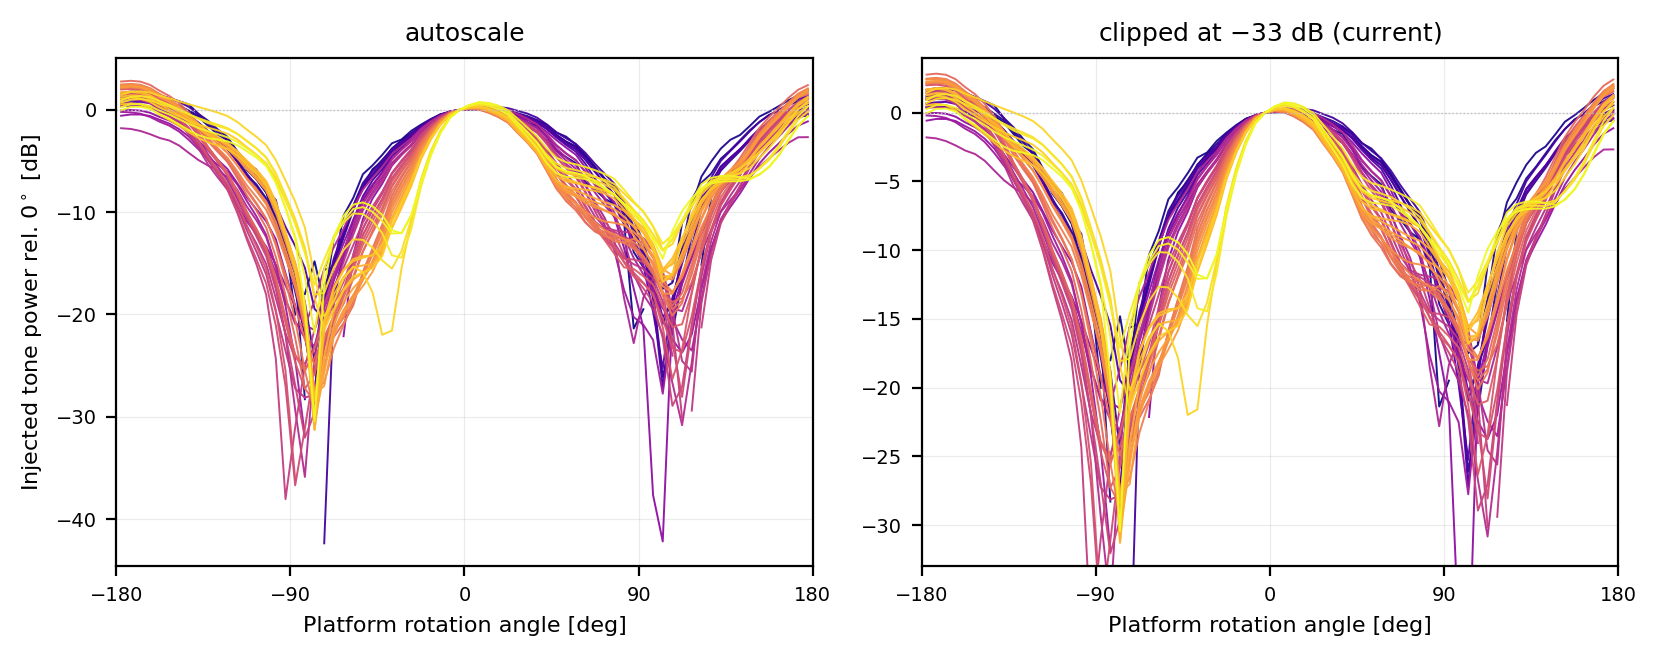

Python code for this plot:
"""The figure with the y-axis left to autoscale, against the -33 dB clip."""
import os, runpy
from pathlib import Path

import numpy as np
import matplotlib
matplotlib.use("Agg")
import matplotlib.pyplot as plt
from matplotlib.cm import ScalarMappable
from matplotlib.colors import Normalize

os.environ.pop("BEAM_PNG", None)
g = runpy.run_path("/home/christian/Documents/research/papers/eigsep_instrument/eigsep_instrument_rasti/docs/render_beam_modulation.py")
tones, freq, centres, profs = g["tones"], g["freq"], g["centres"], g["profs"]

tf = freq[np.array(tones)]
smap = ScalarMappable(Normalize(tf.min(), tf.max()), plt.cm.plasma)
fig, axes = plt.subplots(1, 2, figsize=(8.4, 3.4))
for ax, clip in zip(axes, (None, (-33, 4))):
    for c in tones:
        ax.plot(centres, profs[c][0], color=smap.to_rgba(freq[c]), lw=0.7, alpha=0.95)
    ax.axhline(0.0, color="0.75", lw=0.5, ls=":")
    ax.set_xlim(-180, 180)
    if clip:
        ax.set_ylim(*clip)
    ax.set_xticks([-180, -90, 0, 90, 180]); ax.grid(alpha=0.25, lw=0.4)
    ax.set_xlabel("Platform rotation angle [deg]", fontsize=8)
    ax.tick_params(labelsize=7)
    ax.set_title("autoscale" if clip is None else "clipped at $-33$ dB (current)", fontsize=9)
axes[0].set_ylabel("Injected tone power rel. $0^\\circ$ [dB]", fontsize=8)
fig.tight_layout()
out = Path(__file__).parent / "58_autoscale.png"
fig.savefig(out, dpi=200, bbox_inches="tight")
lo = min(np.nanmin(profs[c][0]) for c in tones)
deepest_sig = min(np.nanmin(np.where(profs[c][1], profs[c][0], np.nan)) for c in tones)
print(f"autoscale reaches {lo:.1f} dB; deepest measured point is {deepest_sig:.1f} dB")
print(f"-> autoscale spends {abs(lo - deepest_sig):.1f} dB of the axis on noise")
print(f"wrote {out}")
